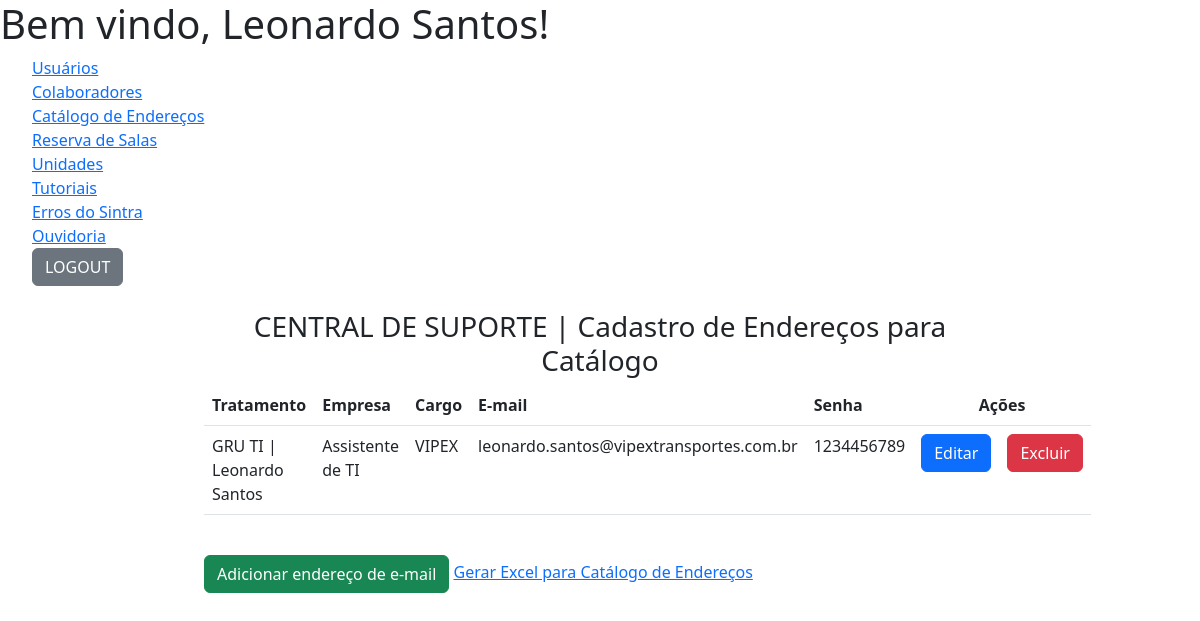
Screenshot of /admin/pages/catend-list.php (signed in) with the database file from the repository.
### tables this page shows
CREATE TABLE `catalogoenderecos` (
  `id` int(11) NOT NULL,
  `tratamento` varchar(255) NOT NULL,
  `empresa` varchar(255) NOT NULL,
  `cargo` varchar(255) NOT NULL,
  `email` varchar(255) NOT NULL,
  `senha` varchar(255) NOT NULL
);

### admin/pages/catend-list.php (the view, shortened to what this page needs)
<?php
    include_once '../php_action/db_connect.php';
    include_once '../includes/header.php';
?>
<div class="row no-gutters mt-4">
        <div class="col-12 col-md-8 offset-md-2">
            <h3 class="text-center">CENTRAL DE SUPORTE | Cadastro de Endereços para Catálogo</h3>
            <table class="table">
                <thead class="thead-dark">
                    <tr>
                        <th>Tratamento</th>
                        <th>Empresa</th>
                        <th>Cargo</th>
                        <th>E-mail</th>
                        <th>Senha</th>
                        <th class="text-center" colspan="2">Ações</th>
                    </tr>
                </thead>
                <tbody>
                    <?php
                        $sql = "SELECT * FROM catalogoenderecos";
                        $resultado = mysqli_query($connect, $sql);
                        if(mysqli_num_rows($resultado) > 0):
                        while($dados = mysqli_fetch_array($resultado)):
                    ?>
                    <tr>
                        <td><?php echo $dados['tratamento']; ?></td>
                        <td><?php echo $dados['empresa']; ?></td>
                        <td><?php echo $dados['cargo']; ?></td>
                        <td><?php echo $dados['email']; ?></td>
                        <td><?php echo $dados['senha']; ?></td>
                        <td><a href="catend-edit.php?id=<?php echo $dados['id']; ?>" class="btn btn-primary">Editar</a></td>
                        <td><a data-bs-toggle="modal" data-bs-target="#deleteModal<?php echo $dados['id']; ?>" class="btn btn-danger">Excluir</a></td>
                    </tr>
                    <?php
                        endwhile;
                    else : ?>
                        <tr>
                            <td colspan="8" class="text-center">Não existem dados para serem exibidos!</td>
                        </tr>
                    <?php
                        endif;
                    ?>
                </tbody>
            </table>
            <br>
            <a href="catend-add.php" class="btn btn-success">Adicionar endereço de e-mail</a>
            <a href="../../includes/colab-excel.php">Gerar Excel para Catálogo de Endereços</a>
        </div>
    </div>
<?php
    include_once '../includes/footer.php';
?>

### admin/assets/css/style.css (style rules this page uses)
* { margin: 0; padding: 0; list-style: none; }

### rows the page displays
catalogoenderecos: tratamento "GRU TI | Leonardo Santos", empresa "Assistente de TI", cargo "VIPEX", email "leonardo.santos@vipextransportes.com.br", senha "1234456789"
